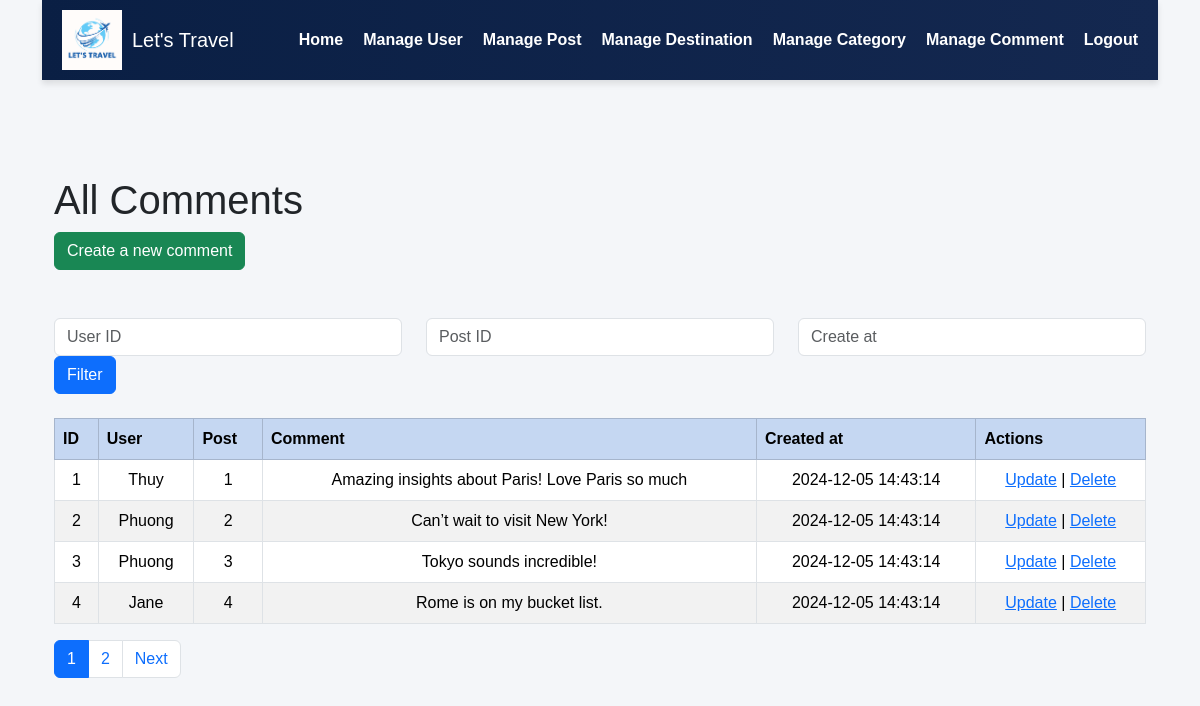
Screenshot of /admin/comment/index.php (signed in) with the database file from the repository.
### tables this page shows
CREATE TABLE `comment` (
  `CommentID` int(11) NOT NULL,
  `UserID` int(11) DEFAULT NULL,
  `PostID` int(11) DEFAULT NULL,
  `Content` text DEFAULT NULL,
  `Created_at` timestamp NOT NULL DEFAULT current_timestamp()
);

CREATE TABLE `user` (
  `UserID` int(11) NOT NULL,
  `FirstName` varchar(255) NOT NULL,
  `LastName` varchar(255) NOT NULL,
  `FullName` varchar(255) GENERATED ALWAYS AS (CONCAT(`FirstName`, ' ', `LastName`)) STORED,
  `Email` varchar(200) NOT NULL,
  `PhoneNumber` varchar(20) DEFAULT NULL,
  `Password` varchar(255) NOT NULL,
  `City` varchar(255) DEFAULT NULL,
  `Country` varchar(255) DEFAULT NULL,
  `Avatar` varchar(255) DEFAULT NULL,
  `user_type` varchar(20) NOT NULL DEFAULT 'user',
  PRIMARY KEY (`UserID`)
);

### admin/comment/index.php (the view, shortened to what this page needs)
<?php
$dbhost = 'localhost:3307';
$dbuser = 'root';
$dbpassword = '';
$dbname = 'travel_blog';
$conn = mysqli_connect($dbhost, $dbuser, $dbpassword, $dbname);
$sql = "SELECT comment.*, user.FirstName FROM `comment` LEFT JOIN `user` ON comment.UserID = user.UserID WHERE 1";
$user_id = '';
$post_id = '';
$comment = '';
$create_at = '';
$sql .= " ORDER BY CommentID";
$page = 1;
$limit = 4;
$offset = ($page-1)*$limit;
$sqlCount = "SELECT COUNT(*) AS noResults FROM ($sql) AS filteredResults";
$resultCount = mysqli_query($conn, $sqlCount);
$noResults = mysqli_fetch_assoc($resultCount)['noResults'];
$noPages = ceil($noResults / $limit);
$sql .= " LIMIT $limit OFFSET $offset";
$result = mysqli_query($conn, $sql);
$comments = mysqli_fetch_all($result, MYSQLI_ASSOC);
?>
<!DOCTYPE html>
<html lang="en">
<head>
    <link rel="stylesheet" href="https://cdn.jsdelivr.net/npm/bootstrap@5.3.3/dist/css/bootstrap.min.css">
</head>
<body class="container">
    <?php include('../../inc/_navbar.php'); ?>
    <div class="container mt-5">
        <br/><br/>
        <h1>All Comments</h1>
        <a class="btn btn-success" href="create.php">Create a new comment</a>
        <br/><br/>
        <form action="" method="get">
        <div class="row my-4">
            <div class="col-4">
                <input class="form-control" type="text" name="UserID" placeholder="User ID" value="<?php echo $user_id; ?>">
            </div>
            <div class="col-4">
                <input class="form-control" type="text" name="PostID" placeholder="Post ID" value="<?php echo $post_id; ?>">
            </div>
            <div class="col-4">
                <input class="form-control" type="text" name="Created_at" placeholder="Create at" value="<?php echo $create_at; ?>">
            </div>
            <div class="col-4">
                <button class="btn btn-primary" type="submit">Filter</button>
            </div>
        </div>
        </form>
        <?php if (empty($comments)): ?>
            <p>No data.</p>
        <?php else: ?>
            <table class="table table-bordered table-striped table-hover">
                <tr class="table-primary">
                    <th>ID</th>
                    <th>User</th>
                    <th>Post</th>
                    <th>Comment</th>
                    <th>Created at</th>
                    <th>Actions</th>
                </tr>
                <?php foreach ($comments as $cmt) : ?>
                    <tr class="align-middle text-center">
                        <td><?php echo htmlspecialchars($cmt['CommentID']); ?></td>
                        <td><?php echo htmlspecialchars($cmt['FirstName']); ?></td>
                        <td><?php echo htmlspecialchars($cmt['PostID']); ?></td>
                        <td><?php echo htmlspecialchars($cmt['Content']); ?></td>
                        <td><?php echo htmlspecialchars($cmt['Created_at']); ?></td>
                        <td>
                            <a href="update.php?id=<?php echo $cmt['CommentID']; ?>">Update</a> |
                            <a href="delete.php?id=<?php echo $cmt['CommentID']; ?>">Delete</a>
                        </td>
                    </tr>
                <?php endforeach; ?>
            </table>
            <?php endif; ?>
            <nav aria-label="Page navigation example">
                <ul class="pagination">
                    <?php for ($i = 1; $i <= $noPages; $i++): ?>
                        <li class="page-item <?php echo $page == $i ? 'active' : ''; ?>">
                            <a class="page-link" href="?page=<?php echo $i; ?>&user_id=<?php echo htmlspecialchars($user_id); ?>&post_id=<?php echo htmlspecialchars($post_id); ?>&comment=<?php echo htmlspecialchars($comment); ?>&create_at=<?php echo htmlspecialchars($create_at); ?>">
                                <?php echo $i; ?>
                            </a>
                        </li>
                    <?php endfor; ?>
                    <?php if ($page < $noPages): ?>
                        <li class="page-item"><a class="page-link" href="?page=<?php echo $page+1; ?>&user_id=<?php echo htmlspecialchars($user_id); ?>&post_id=<?php echo htmlspecialchars($post_id); ?>&comment=<?php echo htmlspecialchars($comment); ?>&create_at=<?php echo htmlspecialchars($create_at); ?>">Next</a></li>
                    <?php endif; ?>
                </ul>
            </nav>
    </div>
</body>
</html>

### inc/_navbar.php (style rules this page uses)
body { margin: 0; font-family: Arial, sans-serif; background-color: #f4f6f9; }

### rows the page displays
comment: CommentID "1", UserID.FirstName "Thuy", PostID "1", Content "Amazing insights about Paris! Love Paris so much", Created_at "2024-12-05 14:43:14"
comment: CommentID "2", UserID.FirstName "Phuong", PostID "2", Content "Can’t wait to visit New York!", Created_at "2024-12-05 14:43:14"
comment: CommentID "3", UserID.FirstName "Phuong", PostID "3", Content "Tokyo sounds incredible!", Created_at "2024-12-05 14:43:14"
comment: CommentID "4", UserID.FirstName "Jane", PostID "4", Content "Rome is on my bucket list.", Created_at "2024-12-05 14:43:14"
